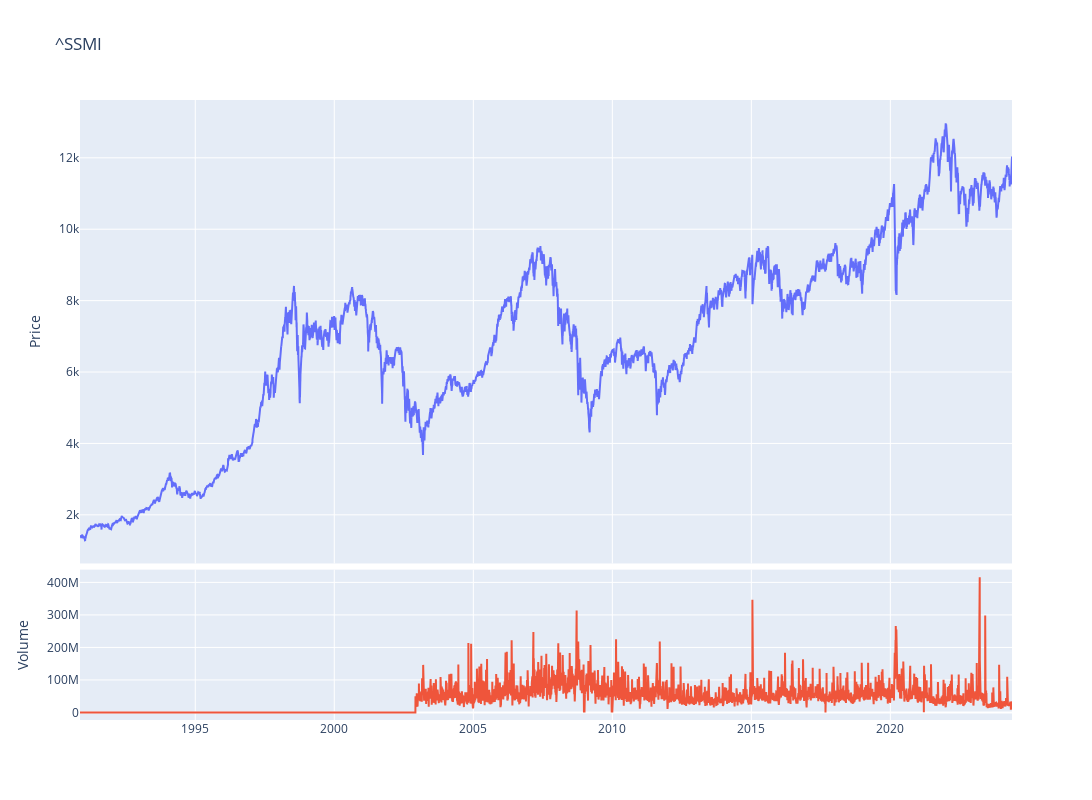

The notebook cell this image was saved under:
### Code cell
fig = make_subplots(rows=4, cols=1,shared_xaxes=True,vertical_spacing=0.01,specs=[[{'rowspan':3,'colspan':1}],[None],[None],[{'rowspan':1,'colspan':1}]])

# Graph (1,1)
fig.add_trace(go.Scatter(x=stock_ticker.index,y=stock_ticker['Adj Close'],mode="lines",name=f"{ticker}"),row=1, col=1)
# Update xaxis properties
fig.update_yaxes(title_text="Price", row=1, col=1)

# Graph (4,1)
fig.add_trace(go.Scatter(x=stock_ticker.index,y=stock_ticker['Volume'],mode="lines",name='Volume'),row=4, col=1)
fig.update_yaxes(title_text="Volume", row=4, col=1)

fig.update_layout(height=800, width=1300,showlegend=False,title=f"{ticker}")

fig.show()

### Figure 1 — Plotly figure (JSON) as saved in the notebook; plotly's stock layout.template omitted (floating-point values rounded to 4 significant figures; data arrays with more than 128 entries replaced by an {"elided": "..."} marker saying what was removed)
{"data": [{"mode": "lines", "name": "^SSMI", "type": "scatter", "x": {"elided": "8419 str values"}, "xaxis": "x", "y": {"elided": "8419 float values"}, "yaxis": "y"}, {"mode": "lines", "name": "Volume", "type": "scatter", "x": {"elided": "8419 str values"}, "xaxis": "x2", "y": {"elided": "8419 int values"}, "yaxis": "y2"}], "layout": {"height": 800, "showlegend": false, "title": {"text": "^SSMI"}, "width": 1300, "xaxis": {"anchor": "y", "domain": [0, 1], "matches": "x2", "showticklabels": false}, "xaxis2": {"anchor": "y2", "domain": [0, 1]}, "yaxis": {"anchor": "x", "domain": [0.2525, 1], "title": {"text": "Price"}}, "yaxis2": {"anchor": "x2", "domain": [0, 0.2425], "title": {"text": "Volume"}}}}
